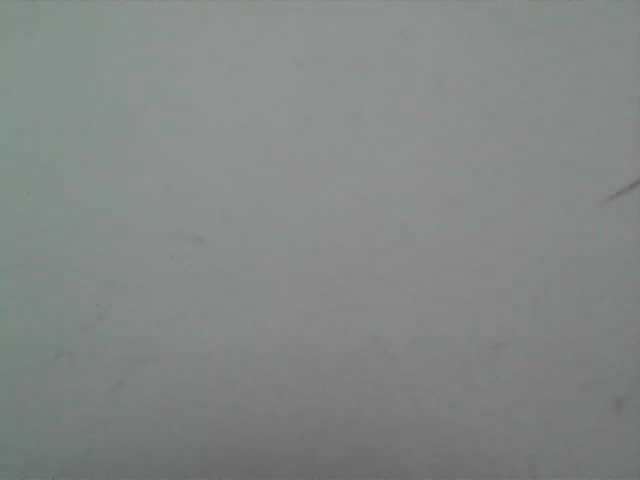
#> input picture frame 16 of Testes Opencv/teste1.mp4, 640 x 480 px
$ python pixel.py
#> lines starting #> are read from the running program, lines starting #| are printed output that depends on the picture; after the words box and inside, x2 and y2 are one past the last pixel; in counts of white or black regions, pixels touching at a corner belong together
import numpy as np
import cv2

azulClaro  = np.array([0, 0, 0], dtype = "uint8")
azulEscuro = np.array([100, 200, 200], dtype = "uint8")

camera = cv2.VideoCapture('teste1.mp4')


while True:
	(sucesso,frame) = camera.read()
#> frame is the input picture: shape (480, 640, 3); mean B, G, R 134, 135.2, 131.1
	if not sucesso:
		break

	obj = cv2.inRange(frame, azulClaro, azulEscuro)
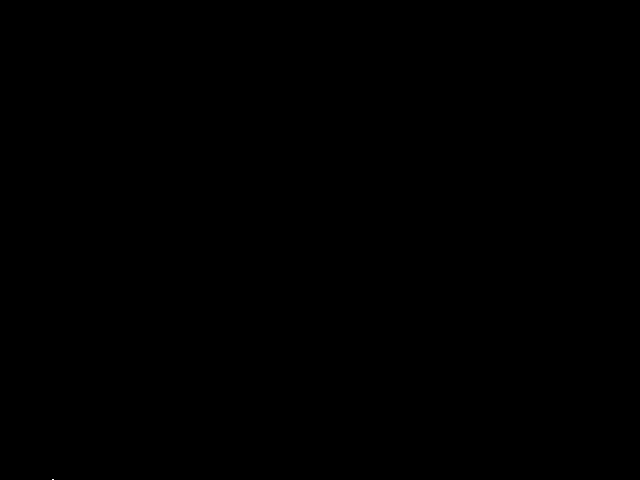
#> obj: shape (480, 640); 0% white in thin lines or dots, all inside (x1, y1, x2, y2) = (52, 479, 54, 480)
	obj = cv2.GaussianBlur(obj, (3, 3), 0)
	(cnts, _) = cv2.findContours(obj.copy(),	cv2.RETR_EXTERNAL, cv2.CHAIN_APPROX_SIMPLE)
#> cnts = [[[51, 478], [51, 479], [54, 479], [54, 478]]]

	cv2.waitKey(0)

	if len(cnts) > 0:
		print("asd")
		cnt = sorted(cnts, key = cv2.contourArea, reverse = True)[0]
#> cnt = [[51, 478], [51, 479], [54, 479], [54, 478]]
		rect = np.int32(cv2.boxPoints(cv2.minAreaRect(cnt)))
#> rect = [[54, 479], [51, 479], [51, 478], [54, 478]]
		cv2.drawContours(frame, [rect], -1, (0, 255, 255), 2)
#> frame: shape (480, 640, 3); 0.01% of pixels changed, all inside (x1, y1, x2, y2) = (50, 477, 56, 480)

	cv2.imshow("Tracking", frame)
	cv2.imshow("Binary", obj)
	if cv2.waitKey(1) & 0xFF == ord("q"):
#> (key q is pressed here)
		break
camera.release()
cv2.destroyAllWindows()

$ run again, starting later in the video
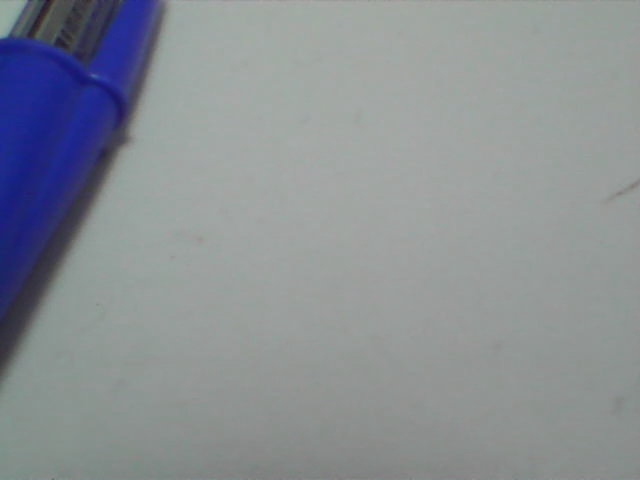
#> input picture frame 133 of Testes Opencv/teste1.mp4, 640 x 480 px
#> frame is the input picture: shape (480, 640, 3); mean B, G, R 149.1, 143.6, 138.4
#> `obj = cv2.inRange(frame, azulClaro, azulEscuro)`:
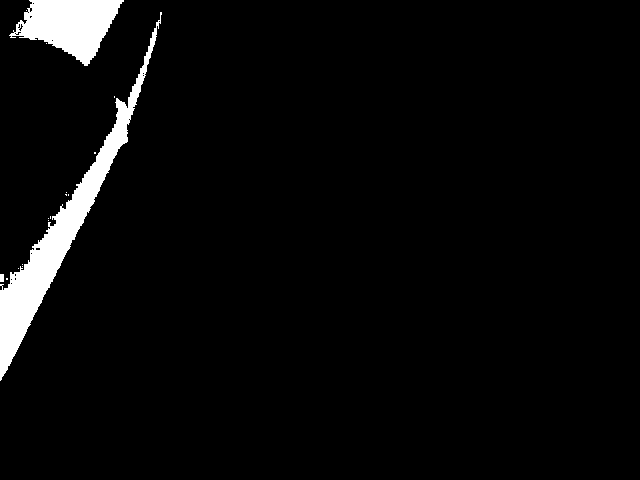
#> obj: shape (480, 640); 4% white; 17 white regions (14 under 20 px)
#> cnts = 3 contours, 1 with area under 20; largest, box (x1, y1, x2, y2) and area: (0, 11, 163, 382) 8571, (8, 0, 125, 67) 4542
#> cnt = contour of 452 points, box (x1, y1, x2, y2) (0, 11, 163, 382), area 8571
#> rect = [[1, 381], [-44, 357], [143, 1], [189, 25]]
#> `cv2.drawContours(frame, [rect], -1, (0, 255, 255), 2)`:
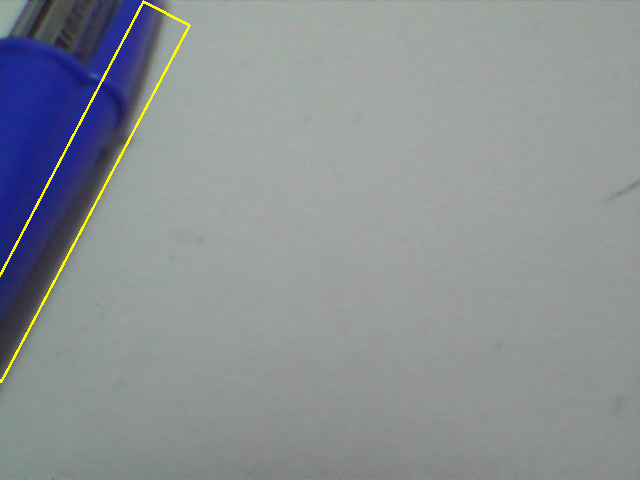
#> frame: shape (480, 640, 3); 0.62% of pixels changed, all inside (x1, y1, x2, y2) = (0, 0, 191, 383)
